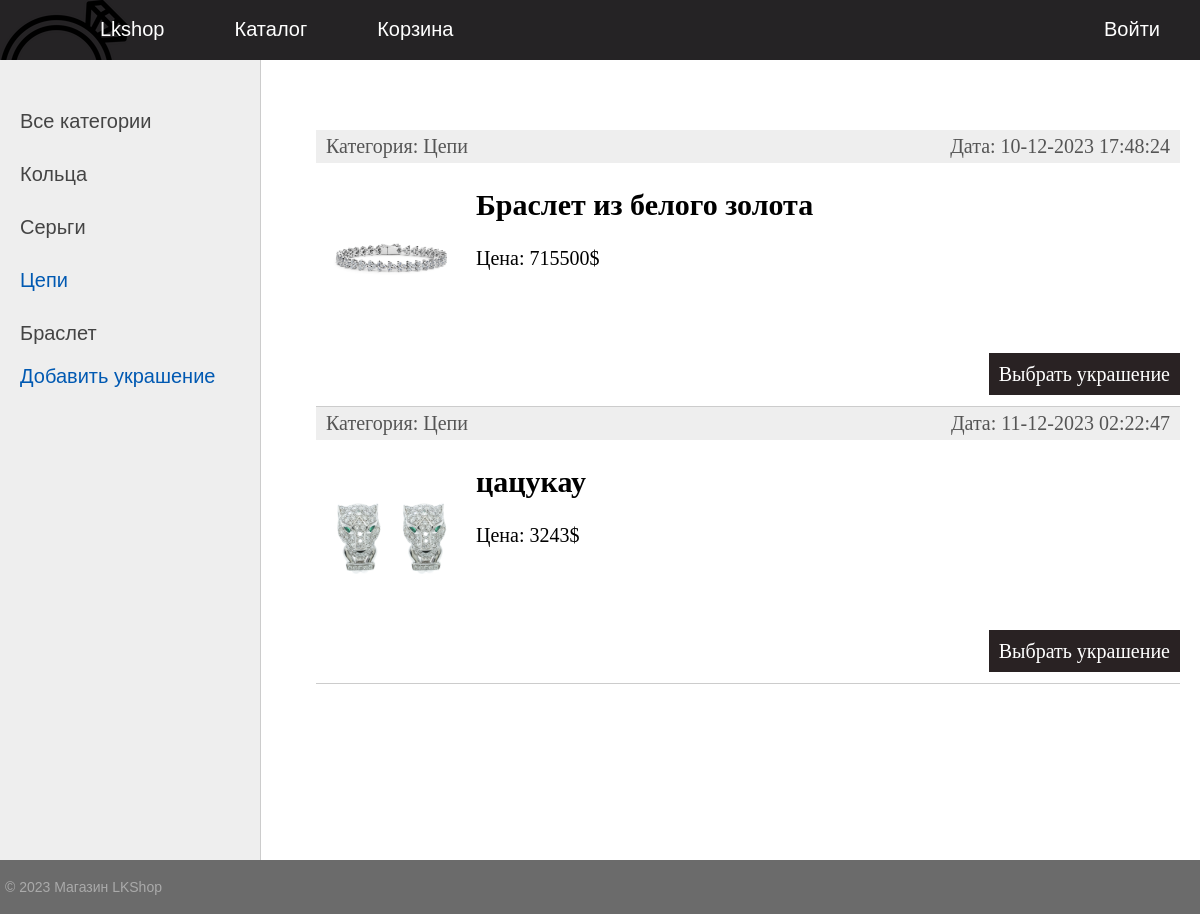
The app's page /category/4/ with its own data.
### product/models.py (models this page shows, shortened)
class Category(models.Model):
    name = models.CharField(max_length=100, db_index= True, verbose_name="Категория")
    slug = models.SlugField(verbose_name='URL', max_length=255, unique=True, db_index=True)
    def __str__(self):
        return self.name
    def get_absolute_url(self):
        return reverse('category', kwargs={'cat_slug': self.slug})
    class Meta:
        verbose_name = 'Категория'
        verbose_name_plural = 'Категории'
        ordering =['id']

class Product(models.Model):
    name = models.CharField(max_length=255, verbose_name='Название')
    slug = models.SlugField(verbose_name='URL', max_length=255, unique=True, db_index=True)
    cost = models.IntegerField()
    articul = models.IntegerField()
    weight = models.FloatField(default=10, verbose_name='Вес')
    material = models.CharField(max_length=100, null=True, verbose_name='Материал')
    description = models.TextField(blank=True, verbose_name='Описание')
    photo = models.ImageField(upload_to="photos/%Y/%m/%d/", verbose_name='Фото')
    time_create = models.DateTimeField(auto_now_add=True, verbose_name='Время создания')
    time_update = models.DateTimeField(auto_now=True)
    is_published = models.BooleanField(default=True, verbose_name='Публикация')
    cat = models.ForeignKey('Category', on_delete=models.PROTECT, null = True)
    def get_absolute_url(self):
        return reverse('jewelry', kwargs={'jewelry_slug': self.slug})
    class Meta:
        verbose_name = 'Украшения'
        verbose_name_plural = 'Украшения'
        ordering =['time_create', 'name']

### product/views.py (the view)
# urls.py: path('category/<slug:cat_slug>/', ProductCategory.as_view(), name='category'),
class ProductCategory(DataMixin, ListView):
    model = Product
    template_name = 'product/index.html'
    context_object_name = 'jewelries'
    allow_empty = False
    def get_queryset(self):
        return Product.objects.filter(cat__slug=self.kwargs['cat_slug'], is_published=True)
    def get_context_data(self, *, object_list=None, **kwargs):
        context = super().get_context_data(**kwargs)
        c_def = self.get_user_context(name='Категория - ' + str(context['jewelries'][0].cat),
                                      cat_selected=context['jewelries'][0].cat_id)
        return dict(list(context.items()) + list(c_def.items()))

### product/utils.py (called while the page is built)
    def get_user_context(self, **kwargs):
        context = kwargs
        cats = Category.objects.all()
        context['menu'] = menu
        context['cats']=cats
        if 'cat_selected' not in context:
            context['cat_selected'] = 0
        return context

### product/templates/product/index.html (shortened to what this page needs)
{% extends 'product/base.html' %}
{% block content %}
<ul class="list-articles">
	{% for j in jewelries %}
			<li><div class="article-panel">
	<p class="first">Категория: {{j.cat}}</p>
	<p class="last">Дата: {{j.time_update|date:"d-m-Y H:i:s"}}</p>
</div>
{% if j.photo %}
	<p><img class="img-article-left thumb" src="{{j.photo.url}}"></p>
{% endif %}
					<h2>{{j.name}}</h2>
		{% autoescape on %}
		<p> Цена: {{j.cost}}$</p>
		{% endautoescape %}
				<p class="link-read-post"><a href="{{ j.get_absolute_url }}">Выбрать украшение</a></p>
				</li>
		{% endfor %}
</ul>
{% endblock %}

### product/templates/product/base.html (shortened to what this page needs)
{% load static %}
<!DOCTYPE html>
<html lang="en">
<head>
    <link type="text/css" href="{% static 'product/css/styles.css' %}" rel="stylesheet" />
</head>
<body>
{% block mainmenu %}
 <div class="header">
			<ul id="mainmenu" class="mainmenu">
			<li class="logo"><a href="#"><div class="logo">
				<img src="../../static/product/images/icon.ico" id="Home_Icon"/>
			</div></a></li>
{% for m in menu %}
	{% if not forloop.last %}
			<li><a href="#">{{m.title}}</a></li>
	{% else %}
			<li class="last"><a href="#">{{m.title}}</a></li>
	{% endif %}
{% endfor %}
			</ul>
		</div>
{% endblock mainmenu %}
<table class="table-content" border=0 cellpadding="0" cellspacing="0">
<tr>
	<td valign="top" class="left-chapters">
	<ul id="leftchapters">
{% if cat_selected == 0 %}
		<li class="selected">Все категории</li>
{% else %}
		<li><a href="{% url 'home' %}">Все категории</a></li>
{% endif %}
{% for c in cats %}
	{% if c.pk == cat_selected %}
		<li class="selected">{{c.name}}</li>
	{% else %}
		<li><a href="{{ c.get_absolute_url }}">{{c.name}}</a></li>
	{% endif %}
{% endfor %}
		<p><a href="{% url 'addjewelry' %}">Добавить украшение</a></p>
	</ul>
</td>
<td valign="top" class="content">
	<div class="content-text">
{% block content %}
{% endblock %}
	</div>
</td></tr></table>
<tr><td valign=top>
	<div id="footer">
		<p>&copy; 2023 Магазин LKShop</p>
	</div>
</td></tr></table>
</body>
</html>

### product/static/product/css/styles.css (style rules this page uses)
html, body { font-family: 'Arial'; margin: 0; padding: 0; height: 100%; width: 100%; color: #444; }
a { color: #0059b2; text-decoration: none; }
img { max-width: 600px; height: auto; }
img.img-article-left { max-width: 300px; height: auto; float: left; padding: 0 10px 10px 0; }
img.img-article-left.thumb { max-width: 150px; height: auto; }
p.link-read-post { text-align: right; }
p.link-read-post a { padding: 10px; min-width: 100px; background: #292223; color: #fff; text-decoration: none; }
div.article-panel { background: #eee; padding: 5px 10px 5px 10px; box-sizing: border-box; overflow: hidden; color: #555; }
div.article-panel p.first { margin: 0; float: left; }
div.article-panel p.last { margin: 0; float: right; }
ul.list-articles { list-style: none; margin: 0; padding: 0; }
ul.list-articles li { border-bottom: 1px solid #ccc; }
.header { background: #252325; height: 60px; }
.logo { background: url('../images/logo.png') no-repeat 10px 5px; width: 70px; height: 60px; }
ul.mainmenu { list-style: none; margin: 0; padding: 0; height: 60px; color: #fdc073; font-size: 20px; overflow: hidden; }
ul.mainmenu li { float: left; margin: 18px 40px 0 30px; }
ul.mainmenu li.logo { margin: 0; }
ul.mainmenu li.last { float: right; }
ul.mainmenu li a { color: #ffffff; text-decoration: none; }
.table-content { width: 100%; min-height: 100%; height: 100%; }
.left-chapters { margin: 0; background: #eee; border-right: 1px solid #ccc; min-height: 100%; }
.left-chapters ul { width: 230px; min-height: 100%; margin: 0; padding: 20px 10px 10px 20px; list-style: none; font-size: 20px; }
.left-chapters ul li { margin: 30px 0 0 0; color: #999; }
.left-chapters ul li.selected { color: #0059b2; }
.left-chapters ul li a { color: #444; text-decoration: none; }
.content { padding: 40px 20px 20px 40px; width: 100%; box-sizing: border-box; }
.content-text { margin: 30px 0 0 15px; color: #000; font-size: 20px; font-family: Yandex Sans Display Light; }
#footer { box-sizing: border-box; background: #6B6B6B; padding: 5px; color: #aaa; font-size: 14px; font-family: Verdana, Geneva, Arial, Helvetica; text-align: left; overflow: hidden; }

### records on screen
Category: name "Кольца"
Category: name "Серьги"
Category: name "Цепи"
Category: name "Браслет"
Product: cat "Цепи", time_update "10-12-2023 17:48:24", photo (picture), name "Браслет из белого золота", cost "715500"
Product: cat "Цепи", time_update "11-12-2023 02:22:47", photo (picture), name "цацукау", cost "3243"

### other values on screen
{{ m.title }} "Lkshop" "Каталог" "Корзина"
{{ m.title }} "Войти"
